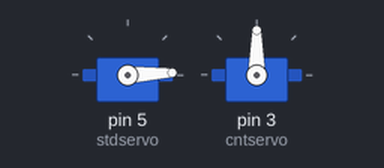
Recording of a sketch running on a simulated Arduino Uno, built with avr-gcc and run on an emulated ATmega328P. On the bench: 2 × servo.

Above: at 0.05 s.
At 2.5 s:
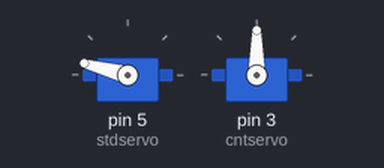
At 5.1 s:
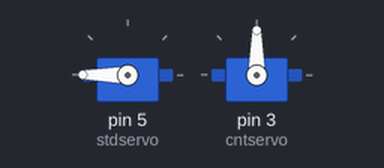
At 10.2 s:
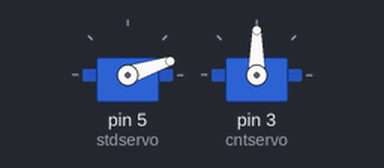
Timing chart, 0 to 13.6 s (numbered marks = the images above):
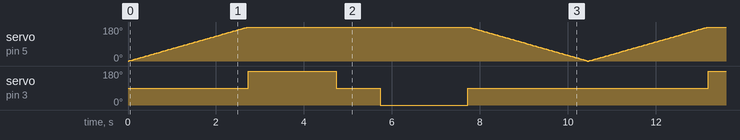

The sketch:

ServoActivity.ino
```cpp
/*  Nicholas Vadivelu
 *  TER4M1
 *  Mr. Jay
 *  30 March 2017
 *
 *  Arduino Activity Servo Motor Activity
 */

#include <Servo.h>

Servo stdservo, cntservo;  // create servo object to control a servo

int pos = 0; //stores the servo position/speed (depending on whic hservo)

void setup() {
  stdservo.attach(5);  //declares servo is at pin 5
  cntservo.attach(3);
}

void loop() {
  for (pos = 0; pos <= 180; pos ++) { // goes from 0 degrees to 180 degrees
    stdservo.write(pos); // tell servo to go to position in variable 'pos'
    delay(15);
  }

  //control continuous servo
  cntservo.write(180);//full speed clockwise
  delay(2000);
  cntservo.write(90); //stop
  delay(1000);
  cntservo.write(0); //full speed CCW
  delay(2000);
  cntservo.write(90); //stop

  //control standard servo
  for (pos = 180; pos >= 0; pos --) {
    stdservo.write(pos);
    delay(15);

  }
}
```

Measured:
- by itself, servo on pin 3 (cntservo): repeats every 10.5 s: 90° 1.0 s, 0° 2.0 s, 90° 5.5 s, 180° 2.0 s
